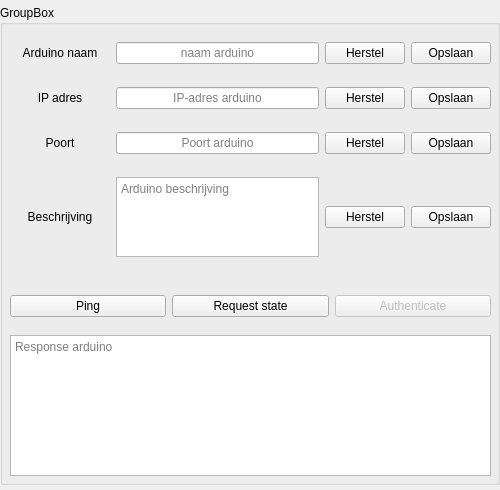
<?xml version="1.0" encoding="UTF-8"?>
<ui version="4.0">
 <class>DeviceForm</class>
 <widget class="QWidget" name="DeviceForm">
  <property name="geometry">
   <rect>
    <x>0</x>
    <y>0</y>
    <width>500</width>
    <height>490</height>
   </rect>
  </property>
  <property name="minimumSize">
   <size>
    <width>500</width>
    <height>490</height>
   </size>
  </property>
  <property name="windowTitle">
   <string>Form</string>
  </property>
  <widget class="QGroupBox" name="groupBoxDevice">
   <property name="geometry">
    <rect>
     <x>0</x>
     <y>5</y>
     <width>500</width>
     <height>480</height>
    </rect>
   </property>
   <property name="title">
    <string>GroupBox</string>
   </property>
   <widget class="QWidget" name="gridLayoutWidget">
    <property name="geometry">
     <rect>
      <x>10</x>
      <y>20</y>
      <width>481</width>
      <height>251</height>
     </rect>
    </property>
    <layout class="QGridLayout" name="gridLayout">
     <item row="0" column="3">
      <widget class="QPushButton" name="pushButtonSaveName">
       <property name="text">
        <string>Opslaan</string>
       </property>
      </widget>
     </item>
     <item row="2" column="2">
      <widget class="QPushButton" name="pushButtonRecoverPort">
       <property name="text">
        <string>Herstel</string>
       </property>
      </widget>
     </item>
     <item row="1" column="0">
      <widget class="QLabel" name="labelIpAddress">
       <property name="minimumSize">
        <size>
         <width>100</width>
         <height>0</height>
        </size>
       </property>
       <property name="text">
        <string>IP adres</string>
       </property>
       <property name="alignment">
        <set>Qt::AlignCenter</set>
       </property>
      </widget>
     </item>
     <item row="0" column="1">
      <widget class="QLineEdit" name="lineEditName">
       <property name="minimumSize">
        <size>
         <width>200</width>
         <height>0</height>
        </size>
       </property>
       <property name="maximumSize">
        <size>
         <width>300</width>
         <height>16777215</height>
        </size>
       </property>
       <property name="alignment">
        <set>Qt::AlignCenter</set>
       </property>
       <property name="placeholderText">
        <string extracomment="Arduino naam">naam arduino</string>
       </property>
      </widget>
     </item>
     <item row="3" column="2">
      <widget class="QPushButton" name="pushButtonRecoverDescription">
       <property name="text">
        <string>Herstel</string>
       </property>
      </widget>
     </item>
     <item row="3" column="0">
      <widget class="QLabel" name="labelDescription">
       <property name="minimumSize">
        <size>
         <width>100</width>
         <height>0</height>
        </size>
       </property>
       <property name="text">
        <string>Beschrijving</string>
       </property>
       <property name="alignment">
        <set>Qt::AlignCenter</set>
       </property>
      </widget>
     </item>
     <item row="3" column="3">
      <widget class="QPushButton" name="pushButtonSaveDescription">
       <property name="text">
        <string>Opslaan</string>
       </property>
      </widget>
     </item>
     <item row="1" column="2">
      <widget class="QPushButton" name="pushButtonRecoverIP">
       <property name="text">
        <string>Herstel</string>
       </property>
      </widget>
     </item>
     <item row="1" column="3">
      <widget class="QPushButton" name="pushButtonSaveIP">
       <property name="text">
        <string>Opslaan</string>
       </property>
      </widget>
     </item>
     <item row="2" column="3">
      <widget class="QPushButton" name="pushButtonSavePort">
       <property name="text">
        <string>Opslaan</string>
       </property>
      </widget>
     </item>
     <item row="2" column="1">
      <widget class="QLineEdit" name="lineEditPort">
       <property name="minimumSize">
        <size>
         <width>200</width>
         <height>0</height>
        </size>
       </property>
       <property name="maximumSize">
        <size>
         <width>300</width>
         <height>16777215</height>
        </size>
       </property>
       <property name="alignment">
        <set>Qt::AlignCenter</set>
       </property>
       <property name="placeholderText">
        <string extracomment="Arduino naam">Poort arduino</string>
       </property>
      </widget>
     </item>
     <item row="0" column="2">
      <widget class="QPushButton" name="pushButtonRecoverName">
       <property name="text">
        <string>Herstel</string>
       </property>
      </widget>
     </item>
     <item row="2" column="0">
      <widget class="QLabel" name="labelPort">
       <property name="minimumSize">
        <size>
         <width>100</width>
         <height>0</height>
        </size>
       </property>
       <property name="text">
        <string>Poort</string>
       </property>
       <property name="alignment">
        <set>Qt::AlignCenter</set>
       </property>
      </widget>
     </item>
     <item row="0" column="0">
      <widget class="QLabel" name="labelName">
       <property name="minimumSize">
        <size>
         <width>100</width>
         <height>0</height>
        </size>
       </property>
       <property name="text">
        <string>Arduino naam</string>
       </property>
       <property name="alignment">
        <set>Qt::AlignCenter</set>
       </property>
      </widget>
     </item>
     <item row="1" column="1">
      <widget class="QLineEdit" name="lineEditIPAddress">
       <property name="minimumSize">
        <size>
         <width>200</width>
         <height>0</height>
        </size>
       </property>
       <property name="maximumSize">
        <size>
         <width>300</width>
         <height>16777215</height>
        </size>
       </property>
       <property name="alignment">
        <set>Qt::AlignCenter</set>
       </property>
       <property name="placeholderText">
        <string extracomment="Arduino naam">IP-adres arduino</string>
       </property>
      </widget>
     </item>
     <item row="3" column="1">
      <widget class="QPlainTextEdit" name="plainTextEditDescription">
       <property name="maximumSize">
        <size>
         <width>16777215</width>
         <height>80</height>
        </size>
       </property>
       <property name="lineWrapMode">
        <enum>QPlainTextEdit::WidgetWidth</enum>
       </property>
       <property name="placeholderText">
        <string>Arduino beschrijving</string>
       </property>
      </widget>
     </item>
    </layout>
   </widget>
   <widget class="QWidget" name="layoutWidget">
    <property name="geometry">
     <rect>
      <x>10</x>
      <y>280</y>
      <width>481</width>
      <height>43</height>
     </rect>
    </property>
    <layout class="QHBoxLayout" name="horizontalLayoutTestButtons">
     <property name="topMargin">
      <number>10</number>
     </property>
     <property name="rightMargin">
      <number>0</number>
     </property>
     <property name="bottomMargin">
      <number>10</number>
     </property>
     <item>
      <widget class="QPushButton" name="pushButtonPing">
       <property name="text">
        <string>Ping</string>
       </property>
      </widget>
     </item>
     <item>
      <widget class="QPushButton" name="pushButtonRequestState">
       <property name="text">
        <string>Request state</string>
       </property>
      </widget>
     </item>
     <item>
      <widget class="QPushButton" name="pushButtonAuthenticate">
       <property name="enabled">
        <bool>false</bool>
       </property>
       <property name="text">
        <string>Authenticate</string>
       </property>
      </widget>
     </item>
    </layout>
   </widget>
   <widget class="QPlainTextEdit" name="plainTextEditResponseArduino">
    <property name="geometry">
     <rect>
      <x>10</x>
      <y>330</y>
      <width>481</width>
      <height>141</height>
     </rect>
    </property>
    <property name="readOnly">
     <bool>true</bool>
    </property>
    <property name="placeholderText">
     <string>Response arduino</string>
    </property>
   </widget>
  </widget>
 </widget>
 <resources/>
 <connections/>
</ui>
